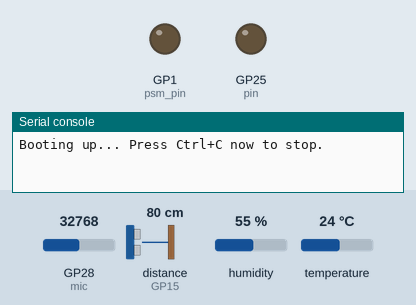
This program was run on a simulated Raspberry Pi Pico running MicroPython. On the bench: output pins drawn as LEDs (lit = HIGH), the last lines printed to the serial console. The test bench sets the inputs (shaded band); at power-on: GP28 (mic) = 32768, distance to the obstacle (sensor on GP15) 80 cm, humidity 55 %, temperature 24 °C (analog values on the 0–65535 scale). The echo pulse lasts 58.3 µs per cm; WiFi joins after 1.5 s; files the program writes start out absent; web requests get an empty 200 reply after 0.4 s; pins used as bus, display or sensor lines are not drawn.

Above: at 0.1 s.
At 3.1 s:
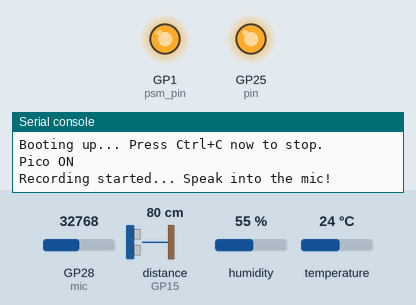
At 93.6 s:
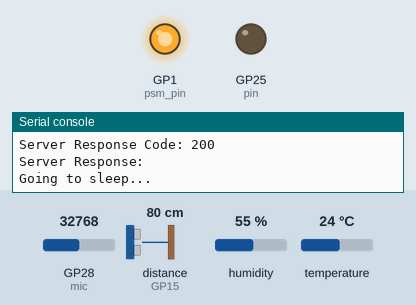
Timing chart, 0 to 95.1 s (numbered marks = the images above):
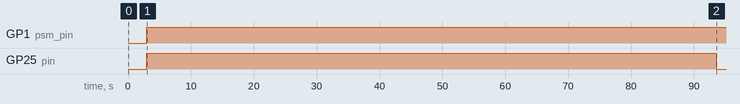

Measured:
- by itself, GP1 (psm_pin): LOW → HIGH at 3.0 s
- by itself, GP25 (pin): HIGH → LOW at 93.6 s

The program:

main.py
```python
import machine
from machine import Pin, reset, deepsleep, freq
from ultrasound import get_distance
from microphone import record_audio
from temp_and_hum import get_dht_readings
from utime import sleep_ms  # Added regular sleep
import network_connection
import sys

    # 3 seconds to press Ctrl+C before the script runs wild
print("Booting up... Press Ctrl+C now to stop.")
sleep_ms(3000)

pin = Pin("LED", Pin.OUT)
trig = Pin(14, Pin.OUT)
echo = Pin(15, Pin.IN)

    # Sensor Power Gating
sensor_power = Pin(16, Pin.OUT)
sensor_power.value(0)

pin.toggle()
print("Pico ON")

def read_sensors():
    sensor_power.value(1)

    # Give the DHT11 and Ultrasonic sensors time to boot up and stabilize
    sleep_ms(2000)

    distance = get_distance(echo=echo, trig=trig)
    temperature, humidity = get_dht_readings()

    sensor_power.value(0)
    return (temperature, humidity, distance)

while True:

    file_name = record_audio()

    try:

        if file_name:
            print("Audio saved. Reconnecting to Wi-Fi...")
            network_connection.ensure_connection()

            # Wait a brief moment to ensure the connection is stable
            sleep_ms(2000)

            network_connection.send_wav(file_name)
    except KeyboardInterrupt:
        print("Detected Ctrl+C, exiting cleanly.")
        sys.exit()
    except Exception as e:
        print(f"Failed to process or send audio data: {e}")

    try:
        data = read_sensors()
        network_connection.send_data(data)
    except KeyboardInterrupt:
        print("Detected Ctrl+C, exiting cleanly.")
        sys.exit()
    except Exception as e:
        print(f"Failed to process or send stringdata: {e}")

    sleep_ms(3000)

    pin.value(0)

    print("Going to sleep...")
    network_connection.powerDownWiFi()
    # Sleep for 10 seconds.
    sleep_ms(10000)
    # Here we are using just sleep.
    # If this was working on battery I would simply switch from using sleep to using deepsleep.
    # It would also be possible to get rid of the infinite loop as main.py gets run each time
    # the pico awakes itself from deepsleep.
```

ultrasound.py
```python
from machine import Pin, time_pulse_us
import time

def get_distance(echo, trig):
    trig.value(0)
    time.sleep_us(2)

    # send a 10-microsecond HIGH pulse to trigger the sensor
    trig.value(1)
    time.sleep_us(10)
    trig.value(0)

    time.sleep_us(10)

    # measures the duration of the incoming pulse on the ECHO pin
    # time_pulse_us returns the pulse length in microseconds
    pulse_time = time_pulse_us(echo, 1, 1100000) # 30ms timeout (max range)


    # calculations in order to see the actual distance based on the time it took for sound
    distance_cm = (pulse_time * 0.0343) / 2

    return distance_cm
```

microphone.py
```python
import machine
import network
import time
import struct
import gc
import array  # Needed for 16-bit memory arrays

RECORD_TIME_SEC = 5
SAMPLE_RATE = 8000        # Keep this at 8000 for stability
ADC_PIN = 28
FILENAME = "recording.wav"

# Setup ADC
mic = machine.ADC(ADC_PIN)

def create_wav_header(sample_rate, bits_per_sample, num_samples):
    """
    Generates a standard 44-byte RIFF/WAVE header.
    """
    byte_rate = (sample_rate * bits_per_sample * 1) // 8
    block_align = (bits_per_sample * 1) // 8
    data_size = (num_samples * bits_per_sample * 1) // 8
    file_size = data_size + 36

    header = struct.pack('<4sI4s4sIHHIIHH4sI',
        b'RIFF',
        file_size,
        b'WAVE',
        b'fmt ',
        16,                # Subchunk1Size (16 for PCM)
        1,                 # AudioFormat (1 for uncompressed PCM)
        1,                 # NumChannels (1 for Mono)
        sample_rate,
        byte_rate,
        block_align,
        bits_per_sample,
        b'data',
        data_size
    )
    return header

def record_audio():
    try:
        psm_pin = machine.Pin("WL_GPIO1", machine.Pin.OUT)
        psm_pin.value(1)
    except Exception as e:
        print("Could not set WL_GPIO1:", e)

    wlan = network.WLAN(network.STA_IF)
    wlan.active(False)


    num_samples = SAMPLE_RATE * RECORD_TIME_SEC

    # NEW: Create an array of signed 16-bit integers ('h' format)
    audio_buffer = array.array('h', [0] * num_samples)
    sample_interval_us = int(1000000 / SAMPLE_RATE)

    print("Recording started... Speak into the mic!")

    gc.collect()
    gc.disable()

    start_time = time.ticks_us()
    next_sample_time = start_time

    for i in range(num_samples):
        while time.ticks_diff(time.ticks_us(), next_sample_time) < 0:
            pass

        # NEW: The Pico reads 0 to 65535. 16-bit WAV files expect -32768 to 32767.
        # We subtract 32768 to center the audio at 0.
        audio_buffer[i] = mic.read_u16() - 32768

        next_sample_time = time.ticks_add(next_sample_time, sample_interval_us)

    gc.enable()

    print("Recording finished. Saving to {}...".format(FILENAME))

    with open(FILENAME, "wb") as f:
        # Pass 16 as the bits_per_sample
        f.write(create_wav_header(SAMPLE_RATE, 16, num_samples))
        # Write the 16-bit array directly to the file
        f.write(audio_buffer)

    print("File saved successfully!")
    return "recording.wav"
```

temp_and_hum.py
```python
import dht
from machine import Pin

def get_dht_readings():
    sensor = dht.DHT11(Pin(22))

    try:
        # Trigger the measurement
        sensor.measure()

        # Retrieve the values
        temp_c = sensor.temperature() # Temperature in Celsius
        hum = sensor.humidity()       # Humidity percentage

        return temp_c, hum

    except OSError as e:
        # DHT sensors can occasionally fail to read
        print("Failed to read from DHT sensor:", e)
        return None, None
```

network_connection.py
```python
import network
import urequests
import socket
from time import sleep_ms
import machine
import json
import os

ssid = 'Go Go Hotspot Gadget!!!'
password = 'parolamea:)'
data_website = "http://188.166.105.198/api/data"
audio_website = "http://188.166.105.198/api/upload-audio"

def ensure_connection():
    """Checks if connected to Wi-Fi, and reconnects if dropped."""
    wlan = network.WLAN(network.STA_IF)

    if wlan.isconnected():
        return True

    print('Wi-Fi disconnected. Attempting to connect...')
    wlan.active(True)
    wlan.connect(ssid, password)

    attempts = 0
    while not wlan.isconnected() and attempts < 30:
        print('Attempting to connect...')
        attempts += 1
        sleep_ms(1000)

    if wlan.isconnected():
        print('Connected! Network config:', wlan.ifconfig())
        return True
    else:
        print('Error: Could not connect to Wi-Fi.')
        return False

def send_data(status_message):
    if not ensure_connection():
        print("Skipping send_data: No network connection.")
        return

    temperature, humidity, distance = status_message
    payload = {
        "t1": temperature,
        "h1": humidity,
        "d": distance,
    }
    headers = {"Content-Type": "application/json"}

    try:
        print(f"Sending data: {status_message}")
        # Add a timeout so it doesn't hang forever if the network drops mid-request
        response = urequests.post(data_website, data=json.dumps(payload), headers=headers, timeout=10)

        print("Server Response Code:", response.status_code)
        print("Server Response:", response.text)
        response.close()

    except OSError as e:
        print(f"Network error in send_data: {e}")
    except Exception as e:
        print(f"Failed to send data: {e}")

def send_wav(file_path):
    if not ensure_connection():
        print("Skipping send_wav: No network connection.")
        return

    try:
        os.stat(file_path)
    except OSError:
        print(f"Error: The file {file_path} does not exist.")
        return

    headers = {"Content-Type": "audio/wav"}

    try:
        print(f"Reading and sending {file_path}...")

        with open(file_path, "rb") as f:
            audio_data = f.read()

        # Add a timeout here as well
        response = urequests.post(audio_website, data=audio_data, headers=headers, timeout=15)

        print("Server Response Code:", response.status_code)
        print("Server Response:", response.text)
        response.close()

    except MemoryError:
        print("MemoryError: The WAV file is too large to load into Pico's RAM.")
    except OSError as e:
        print(f"Network error in send_wav: {e}")
    except Exception as e:
        print(f"Failed to send WAV file: {e}")

def powerDownWiFi():
    wlan = network.WLAN(network.STA_IF)
    wlan.disconnect()
    wlan.active(False)
```
